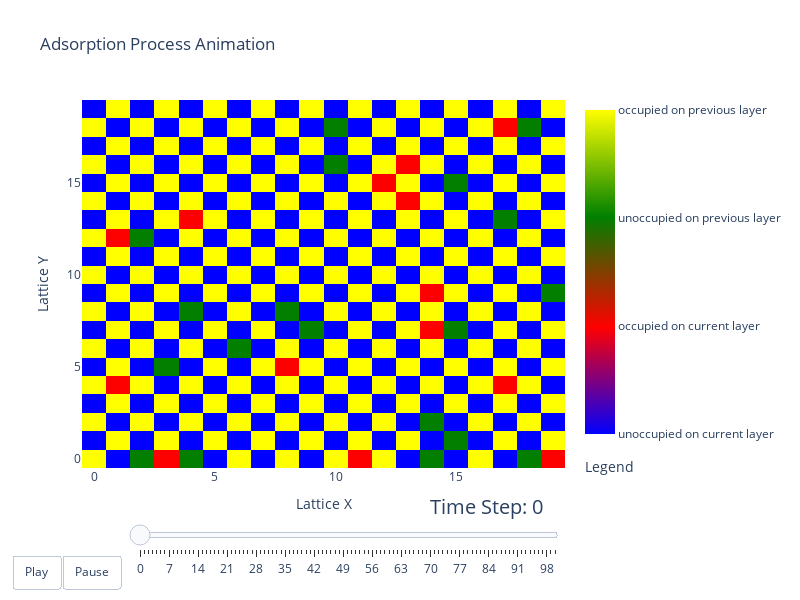

Here is the notebook cell this chart was saved with:
### Code cell
# Create the figure
fig = go.Figure()

# Add traces for the first configuration (initial frame)
fig.add_trace(go.Heatmap(
    z=configurations[0],
    colorscale=[
        [0, 'blue'],     # 0 -> unoccupied on current layer
        [0.33, 'red'],   # 1 -> occupied on current layer
        [0.67, 'green'], # 2 -> unoccupied on previous layer
        [1.0, 'yellow']  # 3 -> occupied on previous layer
    ],
    colorbar= dict(
        title="Legend",  # Title for the legend
        titleside="bottom",
        tickvals=[0, 1, 2, 3],  # Values for the ticks
        ticktext=["unoccupied on current layer", "occupied on current layer", "unoccupied on previous layer", "occupied on previous layer"]  # Labels for the ticks
    ),
    showscale=True,
    zmin=0,
    zmax=3
))

# Define frames for the animation
frames = [
    go.Frame(
        data=[go.Heatmap(
            z=config,
            colorscale=[
                [0, 'blue'],   # 0
                [0.33, 'red'],   # 1
                [0.67, 'green'], # 2
                [1.0, 'yellow']  # 3
            ],
            showscale=True,
            zmin=0,
            zmax=3
        )],
        name=f"Step {step}"
    )
    for step, config in enumerate(configurations)
]

fig.frames = frames

# Add buttons and slider for animation
fig.update_layout(
    title='Adsorption Process Animation',
    xaxis_title='Lattice X',
    yaxis_title='Lattice Y',
    height=600,
    width=800,
    showlegend=True,  # Make sure the legend is shown in every frame
    legend=dict(
        x=1.05,   # Position of legend on x-axis
        y=0.5,    # Position of legend on y-axis
        traceorder='normal',
        font=dict(size=10),  # Adjust font size for smaller legend
        bgcolor='rgba(255, 255, 255, 0)',  # Optional: transparent background
        bordercolor='Black',
        borderwidth=1
    ),
    updatemenus=[{
        'buttons': [
            {
                'args': [None, {'frame': {'duration': 300, 'redraw': True}, 'mode': 'immediate', 'transition': {'duration': 300}}],
                'label': 'Play',
                'method': 'animate'
            },
            {
                'args': [[None], {'frame': {'duration': 0, 'redraw': True}, 'mode': 'immediate', 'transition': {'duration': 0}}],
                'label': 'Pause',
                'method': 'animate'
            }
        ],
        'direction': 'left',
        'pad': {'r': 10, 't': 87},
        'showactive': False,
        'type': 'buttons',
        'x': 0.1,
        'xanchor': 'right',
        'y': 0,
        'yanchor': 'top'
    }],
    sliders=[{
        'active': 0,
        'yanchor': 'top',
        'xanchor': 'left',
        'currentvalue': {
            'font': {'size': 20},
            'prefix': 'Time Step: ',
            'visible': True,
            'xanchor': 'right'
        },
        'transition': {'duration': 300, 'easing': 'cubic-in-out'},
        'pad': {'b': 10},
        'len': 0.9,
        'x': 0.1,
        'y': 0,
        'steps': [{
            'args': [[f"Step {step}"], {'frame': {'duration': 300, 'redraw': True}, 'mode': 'immediate', 'transition': {'duration': 300}}],
            'label': str(step),
            'method': 'animate'
        } for step in range(len(configurations))]
    }]
)

# Show the figure
fig.show()

### Figure 1 — Plotly figure (JSON) as saved in the notebook; plotly's stock layout.template omitted (floating-point values rounded to 4 significant figures; data arrays with more than 128 entries replaced by an {"elided": "..."} marker saying what was removed)
{"data": [{"colorbar": {"ticktext": ["unoccupied on current layer", "occupied on current layer", "unoccupied on previous layer", "occupied on previous layer"], "tickvals": [0, 1, 2, 3], "title": {"side": "bottom", "text": "Legend"}}, "colorscale": [[0, "blue"], [0.33, "red"], [0.67, "green"], [1, "yellow"]], "showscale": true, "type": "heatmap", "z": {"elided": "20x20 int values"}, "zmax": 3, "zmin": 0}], "layout": {"height": 600, "legend": {"bgcolor": "rgba(255, 255, 255, 0)", "bordercolor": "Black", "borderwidth": 1, "font": {"size": 10}, "traceorder": "normal", "x": 1.05, "y": 0.5}, "showlegend": true, "sliders": [{"active": 0, "currentvalue": {"font": {"size": 20}, "prefix": "Time Step: ", "visible": true, "xanchor": "right"}, "len": 0.9, "pad": {"b": 10}, "steps": [{"args": [["Step 0"], {"frame": {"duration": 300, "redraw": true}, "mode": "immediate", "transition": {"duration": 300}}], "label": "0", "method": "animate"}, {"args": [["Step 1"], {"frame": {"duration": 300, "redraw": true}, "mode": "immediate", "transition": {"duration": 300}}], "label": "1", "method": "animate"}, {"args": [["Step 2"], {"frame": {"duration": 300, "redraw": true}, "mode": "immediate", "transition": {"duration": 300}}], "label": "2", "method": "animate"}, {"args": [["Step 3"], {"frame": {"duration": 300, "redraw": true}, "mode": "immediate", "transition": {"duration": 300}}], "label": "3", "method": "animate"}, {"args": [["Step 4"], {"frame": {"duration": 300, "redraw": true}, "mode": "immediate", "transition": {"duration": 300}}], "label": "4", "method": "animate"}, {"args": [["Step 5"], {"frame": {"duration": 300, "redraw": true}, "mode": "immediate", "transition": {"duration": 300}}], "label": "5", "method": "animate"}, {"args": [["Step 6"], {"frame": {"duration": 300, "redraw": true}, "mode": "immediate", "transition": {"duration": 300}}], "label": "6", "method": "animate"}, {"args": [["Step 7"], {"frame": {"duration": 300, "redraw": true}, "mode": "immediate", "transition": {"duration": 300}}], "label": "7", "method": "animate"}, {"args": [["Step 8"], {"frame": {"duration": 300, "redraw": true}, "mode": "immediate", "transition": {"duration": 300}}], "label": "8", "method": "animate"}, {"args": [["Step 9"], {"frame": {"duration": 300, "redraw": true}, "mode": "immediate", "transition": {"duration": 300}}], "label": "9", "method": "animate"}, {"args": [["Step 10"], {"frame": {"duration": 300, "redraw": true}, "mode": "immediate", "transition": {"duration": 300}}], "label": "10", "method": "animate"}, {"args": [["Step 11"], {"frame": {"duration": 300, "redraw": true}, "mode": "immediate", "transition": {"duration": 300}}], "label": "11", "method": "animate"}, {"args": [["Step 12"], {"frame": {"duration": 300, "redraw": true}, "mode": "immediate", "transition": {"duration": 300}}], "label": "12", "method": "animate"}, {"args": [["Step 13"], {"frame": {"duration": 300, "redraw": true}, "mode": "immediate", "transition": {"duration": 300}}], "label": "13", "method": "animate"}, {"args": [["Step 14"], {"frame": {"duration": 300, "redraw": true}, "mode": "immediate", "transition": {"duration": 300}}], "label": "14", "method": "animate"}, {"args": [["Step 15"], {"frame": {"duration": 300, "redraw": true}, "mode": "immediate", "transition": {"duration": 300}}], "label": "15", "method": "animate"}, {"args": [["Step 16"], {"frame": {"duration": 300, "redraw": true}, "mode": "immediate", "transition": {"duration": 300}}], "label": "16", "method": "animate"}, {"args": [["Step 17"], {"frame": {"duration": 300, "redraw": true}, "mode": "immediate", "transition": {"duration": 300}}], "label": "17", "method": "animate"}, {"args": [["Step 18"], {"frame": {"duration": 300, "redraw": true}, "mode": "immediate", "transition": {"duration": 300}}], "label": "18", "method": "animate"}, {"args": [["Step 19"], {"frame": {"duration": 300, "redraw": true}, "mode": "immediate", "transition": {"duration": 300}}], "label": "19", "method": "animate"}, {"args": [["Step 20"], {"frame": {"duration": 300, "redraw": true}, "mode": "immediate", "transition": {"duration": 300}}], "label": "20", "method": "animate"}, {"args": [["Step 21"], {"frame": {"duration": 300, "redraw": true}, "mode": "immediate", "transition": {"duration": 300}}], "label": "21", "method": "animate"}, {"args": [["Step 22"], {"frame": {"duration": 300, "redraw": true}, "mode": "immediate", "transition": {"duration": 300}}], "label": "22", "method": "animate"}, {"args": [["Step 23"], {"frame": {"duration": 300, "redraw": true}, "mode": "immediate", "transition": {"duration": 300}}], "label": "23", "method": "animate"}, {"args": [["Step 24"], {"frame": {"duration": 300, "redraw": true}, "mode": "immediate", "transition": {"duration": 300}}], "label": "24", "method": "animate"}, {"args": [["Step 25"], {"frame": {"duration": 300, "redraw": true}, "mode": "immediate", "transition": {"duration": 300}}], "label": "25", "method": "animate"}, {"args": [["Step 26"], {"frame": {"duration": 300, "redraw": true}, "mode": "immediate", "transition": {"duration": 300}}], "label": "26", "method": "animate"}, {"args": [["Step 27"], {"frame": {"duration": 300, "redraw": true}, "mode": "immediate", "transition": {"duration": 300}}], "label": "27", "method": "animate"}, {"args": [["Step 28"], {"frame": {"duration": 300, "redraw": true}, "mode": "immediate", "transition": {"duration": 300}}], "label": "28", "method": "animate"}, {"args": [["Step 29"], {"frame": {"duration": 300, "redraw": true}, "mode": "immediate", "transition": {"duration": 300}}], "label": "29", "method": "animate"}, {"args": [["Step 30"], {"frame": {"duration": 300, "redraw": true}, "mode": "immediate", "transition": {"duration": 300}}], "label": "30", "method": "animate"}, {"args": [["Step 31"], {"frame": {"duration": 300, "redraw": true}, "mode": "immediate", "transition": {"duration": 300}}], "label": "31", "method": "animate"}, {"args": [["Step 32"], {"frame": {"duration": 300, "redraw": true}, "mode": "immediate", "transition": {"duration": 300}}], "label": "32", "method": "animate"}, {"args": [["Step 33"], {"frame": {"duration": 300, "redraw": true}, "mode": "immediate", "transition": {"duration": 300}}], "label": "33", "method": "animate"}, {"args": [["Step 34"], {"frame": {"duration": 300, "redraw": true}, "mode": "immediate", "transition": {"duration": 300}}], "label": "34", "method": "animate"}, {"args": [["Step 35"], {"frame": {"duration": 300, "redraw": true}, "mode": "immediate", "transition": {"duration": 300}}], "label": "35", "method": "animate"}, {"args": [["Step 36"], {"frame": {"duration": 300, "redraw": true}, "mode": "immediate", "transition": {"duration": 300}}], "label": "36", "method": "animate"}, {"args": [["Step 37"], {"frame": {"duration": 300, "redraw": true}, "mode": "immediate", "transition": {"duration": 300}}], "label": "37", "method": "animate"}, {"args": [["Step 38"], {"frame": {"duration": 300, "redraw": true}, "mode": "immediate", "transition": {"duration": 300}}], "label": "38", "method": "animate"}, {"args": [["Step 39"], {"frame": {"duration": 300, "redraw": true}, "mode": "immediate", "transition": {"duration": 300}}], "label": "39", "method": "animate"}, {"args": [["Step 40"], {"frame": {"duration": 300, "redraw": true}, "mode": "immediate", "transition": {"duration": 300}}], "label": "40", "method": "animate"}, {"args": [["Step 41"], {"frame": {"duration": 300, "redraw": true}, "mode": "immediate", "transition": {"duration": 300}}], "label": "41", "method": "animate"}, {"args": [["Step 42"], {"frame": {"duration": 300, "redraw": true}, "mode": "immediate", "transition": {"duration": 300}}], "label": "42", "method": "animate"}, {"args": [["Step 43"], {"frame": {"duration": 300, "redraw": true}, "mode": "immediate", "transition": {"duration": 300}}], "label": "43", "method": "animate"}, {"args": [["Step 44"], {"frame": {"duration": 300, "redraw": true}, "mode": "immediate", "transition": {"duration": 300}}], "label": "44", "method": "animate"}, {"args": [["Step 45"], {"frame": {"duration": 300, "redraw": true}, "mode": "immediate", "transition": {"duration": 300}}], "label": "45", "method": "animate"}, {"args": [["Step 46"], {"frame": {"duration": 300, "redraw": true}, "mode": "immediate", "transition": {"duration": 300}}], "label": "46", "method": "animate"}, {"args": [["Step 47"], {"frame": {"duration": 300, "redraw": true}, "mode": "immediate", "transition": {"duration": 300}}], "label": "47", "method": "animate"}, {"args": [["Step 48"], {"frame": {"duration": 300, "redraw": true}, "mode": "immediate", "transition": {"duration": 300}}], "label": "48", "method": "animate"}, {"args": [["Step 49"], {"frame": {"duration": 300, "redraw": true}, "mode": "immediate", "transition": {"duration": 300}}], "label": "49", "method": "animate"}, {"args": [["Step 50"], {"frame": {"duration": 300, "redraw": true}, "mode": "immediate", "transition": {"duration": 300}}], "label": "50", "method": "animate"}, {"args": [["Step 51"], {"frame": {"duration": 300, "redraw": true}, "mode": "immediate", "transition": {"duration": 300}}], "label": "51", "method": "animate"}, {"args": [["Step 52"], {"frame": {"duration": 300, "redraw": true}, "mode": "immediate", "transition": {"duration": 300}}], "label": "52", "method": "animate"}, {"args": [["Step 53"], {"frame": {"duration": 300, "redraw": true}, "mode": "immediate", "transition": {"duration": 300}}], "label": "53", "method": "animate"}, {"args": [["Step 54"], {"frame": {"duration": 300, "redraw": true}, "mode": "immediate", "transition": {"duration": 300}}], "label": "54", "method": "animate"}, {"args": [["Step 55"], {"frame": {"duration": 300, "redraw": true}, "mode": "immediate", "transition": {"duration": 300}}], "label": "55", "method": "animate"}, {"args": [["Step 56"], {"frame": {"duration": 300, "redraw": true}, "mode": "immediate", "transition": {"duration": 300}}], "label": "56", "method": "animate"}, {"args": [["Step 57"], {"frame": {"duration": 300, "redraw": true}, "mode": "immediate", "transition": {"duration": 300}}], "label": "57", "method": "animate"}, {"args": [["Step 58"], {"frame": {"duration": 300, "redraw": true}, "mode": "immediate", "transition": {"duration": 300}}], "label": "58", "method": "animate"}, {"args": [["Step 59"], {"frame": {"duration": 300, "redraw": true}, "mode": "immediate", "transition": {"duration": 300}}], "label": "59", "method": "animate"}, {"args": [["Step 60"], {"frame": {"duration": 300, "redraw": true}, "mode": "immediate", "transition": {"duration": 300}}], "label": "60", "method": "animate"}, {"args": [["Step 61"], {"frame": {"duration": 300, "redraw": true}, "mode": "immediate", "transition": {"duration": 300}}], "label": "61", "method": "animate"}, {"args": [["Step 62"], {"frame": {"duration": 300, "redraw": true}, "mode": "immediate", "transition": {"duration": 300}}], "label": "62", "method": "animate"}, {"args": [["Step 63"], {"frame": {"duration": 300, "redraw": true}, "mode": "immediate", "transition": {"duration": 300}}], "label": "63", "method": "animate"}, {"args": [["Step 64"], {"frame": {"duration": 300, "redraw": true}, "mode": "immediate", "transition": {"duration": 300}}], "label": "64", "method": "animate"}, {"args": [["Step 65"], {"frame": {"duration": 300, "redraw": true}, "mode": "immediate", "transition": {"duration": 300}}], "label": "65", "method": "animate"}, {"args": [["Step 66"], {"frame": {"duration": 300, "redraw": true}, "mode": "immediate", "transition": {"duration": 300}}], "label": "66", "method": "animate"}, {"args": [["Step 67"], {"frame": {"duration": 300, "redraw": true}, "mode": "immediate", "transition": {"duration": 300}}], "label": "67", "method": "animate"}, {"args": [["Step 68"], {"frame": {"duration": 300, "redraw": true}, "mode": "immediate", "transition": {"duration": 300}}], "label": "68", "method": "animate"}, {"args": [["Step 69"], {"frame": {"duration": 300, "redraw": true}, "mode": "immediate", "transition": {"duration": 300}}], "label": "69", "method": "animate"}, {"args": [["Step 70"], {"frame": {"duration": 300, "redraw": true}, "mode": "immediate", "transition": {"duration": 300}}], "label": "70", "method": "animate"}, {"args": [["Step 71"], {"frame": {"duration": 300, "redraw": true}, "mode": "immediate", "transition": {"duration": 300}}], "label": "71", "method": "animate"}, {"args": [["Step 72"], {"frame": {"duration": 300, "redraw": true}, "mode": "immediate", "transition": {"duration": 300}}], "label": "72", "method": "animate"}, {"args": [["Step 73"], {"frame": {"duration": 300, "redraw": true}, "mode": "immediate", "transition": {"duration": 300}}], "label": "73", "method": "animate"}, {"args": [["Step 74"], {"frame": {"duration": 300, "redraw": true}, "mode": "immediate", "transition": {"duration": 300}}], "label": "74", "method": "animate"}, {"args": [["Step 75"], {"frame": {"duration": 300, "redraw": true}, "mode": "immediate", "transition": {"duration": 300}}], "label": "75", "method": "animate"}, {"args": [["Step 76"], {"frame": {"duration": 300, "redraw": true}, "mode": "immediate", "transition": {"duration": 300}}], "label": "76", "method": "animate"}, {"args": [["Step 77"], {"frame": {"duration": 300, "redraw": true}, "mode": "immediate", "transition": {"duration": 300}}], "label": "77", "method": "animate"}, {"args": [["Step 78"], {"frame": {"duration": 300, "redraw": true}, "mode": "immediate", "transition": {"duration": 300}}], "label": "78", "method": "animate"}, {"args": [["Step 79"], {"frame": {"duration": 300, "redraw": true}, "mode": "immediate", "transition": {"duration": 300}}], "label": "79", "method": "animate"}, {"args": [["Step 80"], {"frame": {"duration": 300, "redraw": true}, "mode": "immediate", "transition": {"duration": 300}}], "label": "80", "method": "animate"}, {"args": [["Step 81"], {"frame": {"duration": 300, "redraw": true}, "mode": "immediate", "transition": {"duration": 300}}], "label": "81", "method": "animate"}, {"args": [["Step 82"], {"frame": {"duration": 300, "redraw": true}, "mode": "immediate", "transition": {"duration": 300}}], "label": "82", "method": "animate"}, {"args": [["Step 83"], {"frame": {"duration": 300, "redraw": true}, "mode": "immediate", "transition": {"duration": 300}}], "label": "83", "method": "animate"}, {"args": [["Step 84"], {"frame": {"duration": 300, "redraw": true}, "mode": "immediate", "transition": {"duration": 300}}], "label": "84", "method": "animate"}, {"args": [["Step 85"], {"frame": {"duration": 300, "redraw": true}, "mode": "immediate", "transition": {"duration": 300}}], "label": "85", "method": "animate"}, {"args": [["Step 86"], {"frame": {"duration": 300, "redraw": true}, "mode": "immediate", "transition": {"duration": 300}}], "label": "86", "method": "animate"}, {"args": [["Step 87"], {"frame": {"duration": 300, "redraw": true}, "mode": "immediate", "transition": {"duration": 300}}], "label": "87", "method": "animate"}, {"args": [["Step 88"], {"frame": {"duration": 300, "redraw": true}, "mode": "immediate", "transition": {"duration": 300}}], "label": "88", "method": "animate"}, {"args": [["Step 89"], {"frame": {"duration": 300, "redraw": true}, "mode": "immediate", "transition": {"duration": 300}}], "label": "89", "method": "animate"}, {"args": [["Step 90"], {"frame": {"duration": 300, "redraw": true}, "mode": "immediate", "transition": {"duration": 300}}], "label": "90", "method": "animate"}, {"args": [["Step 91"], {"frame": {"duration": 300, "redraw": true}, "mode": "immediate", "transition": {"duration": 300}}], "label": "91", "method": "animate"}, {"args": [["Step 92"], {"frame": {"duration": 300, "redraw": true}, "mode": "immediate", "transition": {"duration": 300}}], "label": "92", "method": "animate"}, {"args": [["Step 93"], {"frame": {"duration": 300, "redraw": true}, "mode": "immediate", "transition": {"duration": 300}}], "label": "93", "method": "animate"}, {"args": [["Step 94"], {"frame": {"duration": 300, "redraw": true}, "mode": "immediate", "transition": {"duration": 300}}], "label": "94", "method": "animate"}, {"args": [["Step 95"], {"frame": {"duration": 300, "redraw": true}, "mode": "immediate", "transition": {"duration": 300}}], "label": "95", "method": "animate"}, {"args": [["Step 96"], {"frame": {"duration": 300, "redraw": true}, "mode": "immediate", "transition": {"duration": 300}}], "label": "96", "method": "animate"}, {"args": [["Step 97"], {"frame": {"duration": 300, "redraw": true}, "mode": "immediate", "transition": {"duration": 300}}], "label": "97", "method": "animate"}, {"args": [["Step 98"], {"frame": {"duration": 300, "redraw": true}, "mode": "immediate", "transition": {"duration": 300}}], "label": "98", "method": "animate"}, {"args": [["Step 99"], {"frame": {"duration": 300, "redraw": true}, "mode": "immediate", "transition": {"duration": 300}}], "label": "99", "method": "animate"}, {"args": [["Step 100"], {"frame": {"duration": 300, "redraw": true}, "mode": "immediate", "transition": {"duration": 300}}], "label": "100", "method": "animate"}], "transition": {"duration": 300, "easing": "cubic-in-out"}, "x": 0.1, "xanchor": "left", "y": 0, "yanchor": "top"}], "title": {"text": "Adsorption Process Animation"}, "updatemenus": [{"buttons": [{"args": [null, {"frame": {"duration": 300, "redraw": true}, "mode": "immediate", "transition": {"duration": 300}}], "label": "Play", "method": "animate"}, {"args": [[null], {"frame": {"duration": 0, "redraw": true}, "mode": "immediate", "transition": {"duration": 0}}], "label": "Pause", "method": "animate"}], "direction": "left", "pad": {"r": 10, "t": 87}, "showactive": false, "type": "buttons", "x": 0.1, "xanchor": "right", "y": 0, "yanchor": "top"}], "width": 800, "xaxis": {"title": {"text": "Lattice X"}}, "yaxis": {"title": {"text": "Lattice Y"}}}}
